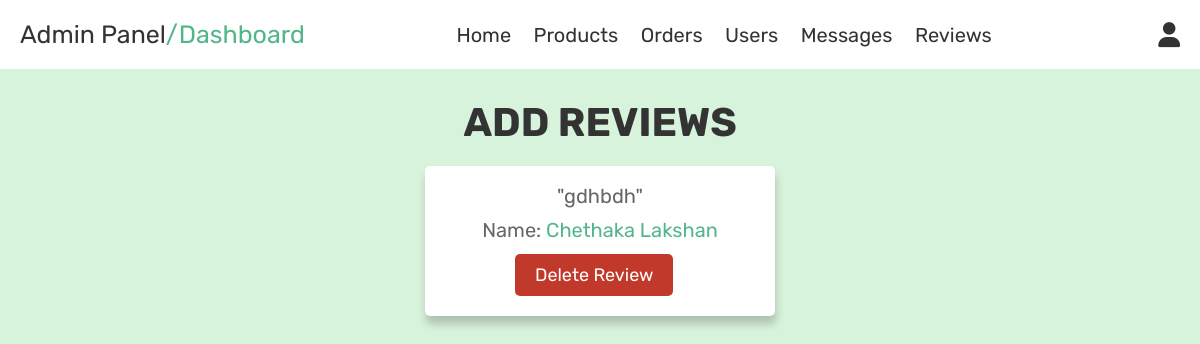
Before: /admin_reviews.php (signed in) with the older database file.
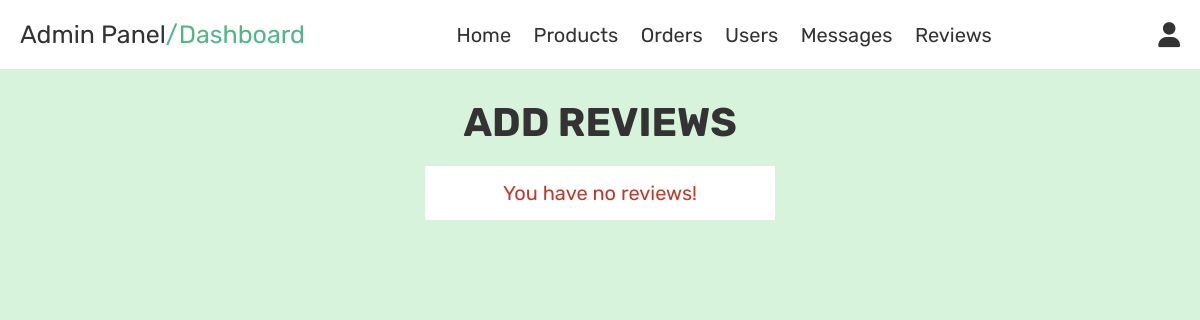
After: the same page with the newer database file.
### tables this page shows
CREATE TABLE `reviews` (
  `id` int(11) NOT NULL,
  `message_id` int(100) NOT NULL,
  `r_date` date NOT NULL,
  `r_name` varchar(50) NOT NULL,
  `r_comment` varchar(100) NOT NULL
);

### admin_reviews.php (the view, shortened to what this page needs)
<?php
include 'config.php';
?>
<!DOCTYPE html>
<html lang="en">
<head>
    <link rel="stylesheet" href="https://cdnjs.cloudflare.com/ajax/libs/font-awesome/6.0.0/css/all.min.css">
    <link rel="stylesheet" href="css/admin_style.css">
</head>
<body>
    <?php include 'admin_header.php'; ?>
    <section class="messages">
        <h1 class="title">Add Reviews</h1>
        <div class="box-container">
            <?php
            $select_message = mysqli_query($conn, "SELECT * FROM `reviews` ") or die('query failed');
            if (mysqli_num_rows($select_message) > 0) {
                while ($fetch_message = mysqli_fetch_assoc($select_message)) {
            ?>
                    <div class="box">
                        <p><?php echo '"' . $fetch_message['r_comment'] . '"'; ?></p>
                        <p> Name: <span><?php echo $fetch_message['r_name']; ?></span> </p>
                        <a href="admin_reviews.php?delete=<?php echo $fetch_message['id']; ?>" onclick="return confirm('Delete this review?');" class="delete-btn" style = 'margin-left:7rem;'>Delete Review</a>
                    </div>
            <?php
                }
            } else {
                echo '<p class="empty" style="border:transparent;">You have no reviews!</p>';
            }
            ?>
        </div>
    </section>
</body>
</html>

Changed rows visible on the page:
removed reviews: r_comment "gdhbdh", r_name "Chethaka Lakshan"
Other visible differences:
text now shown: "You have no reviews!"
